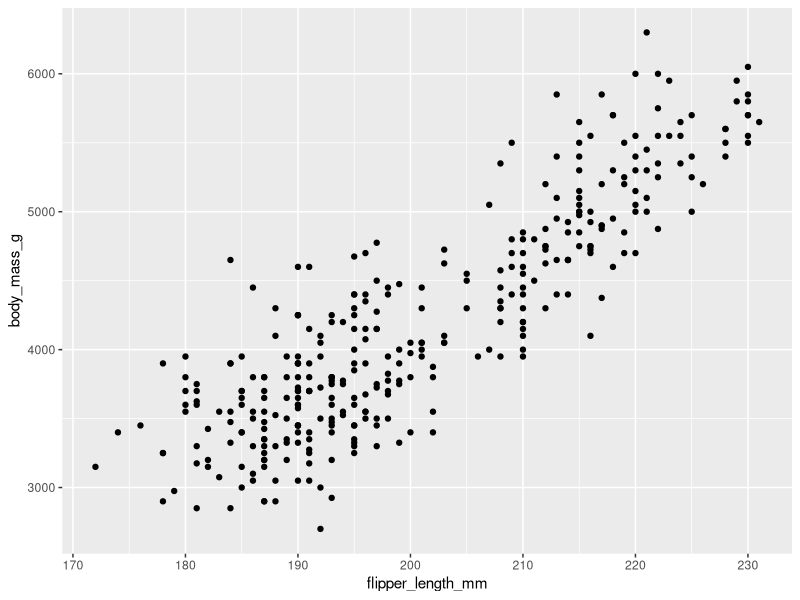
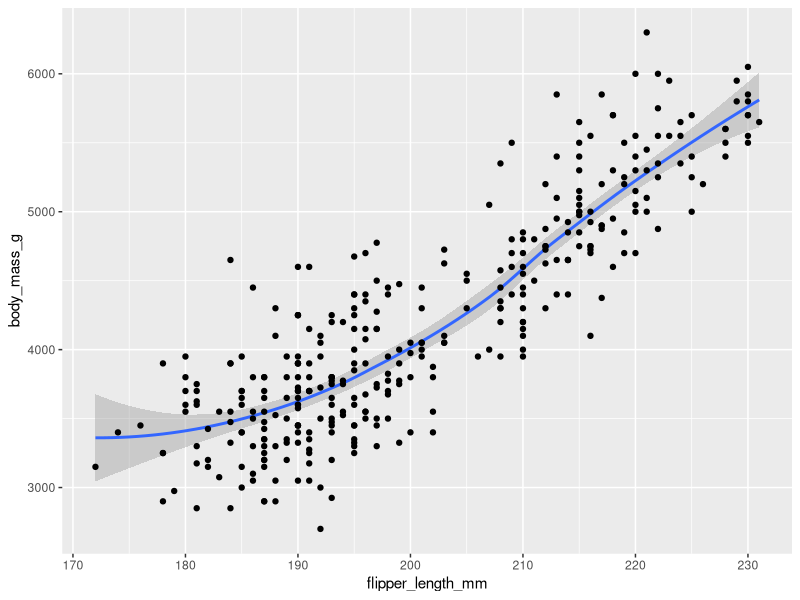
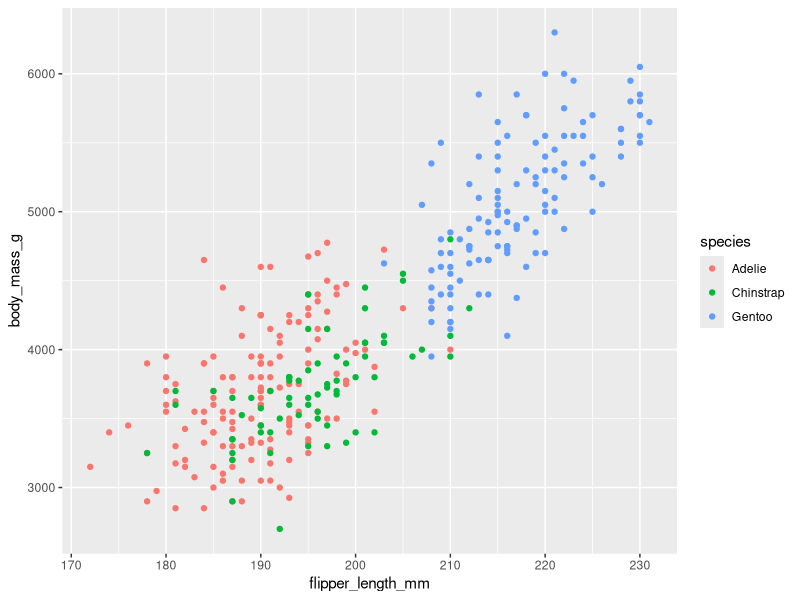
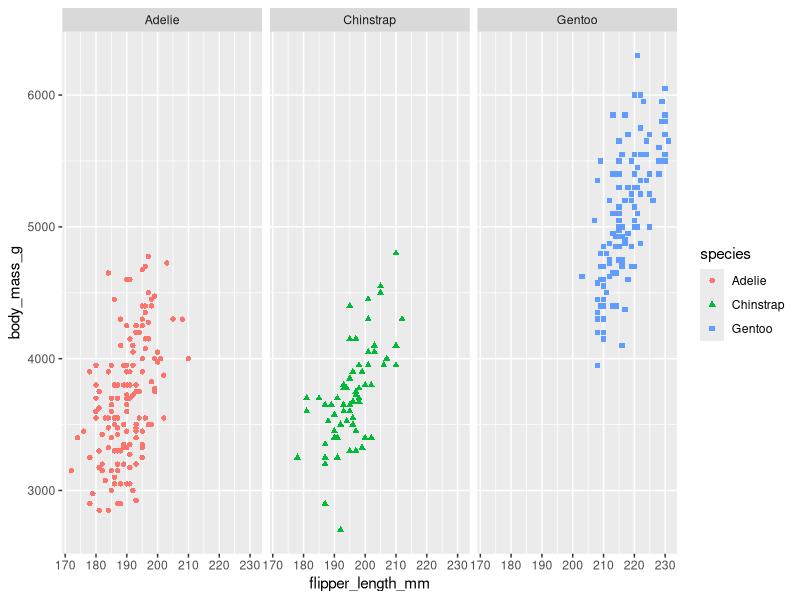
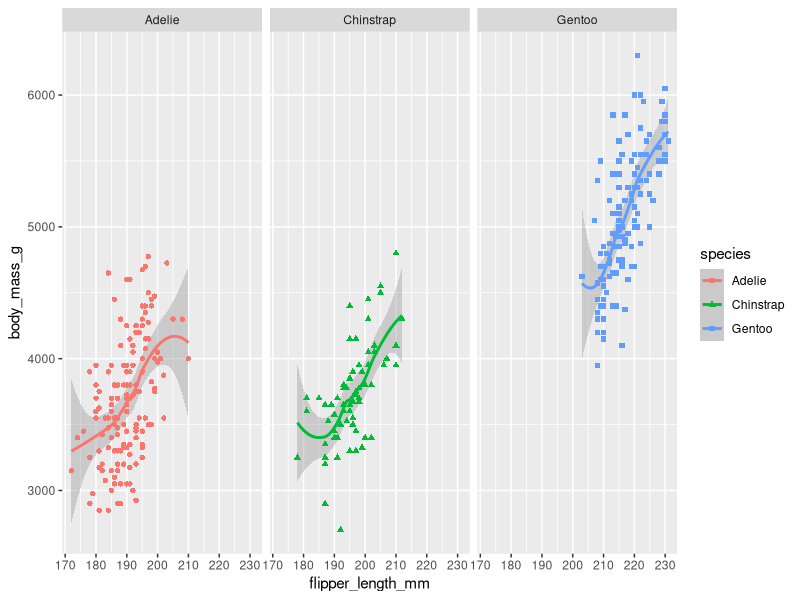
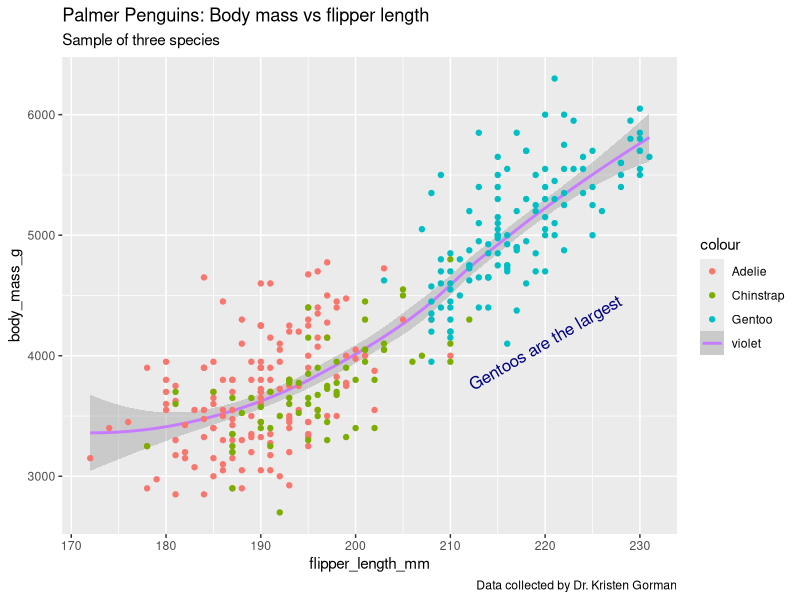
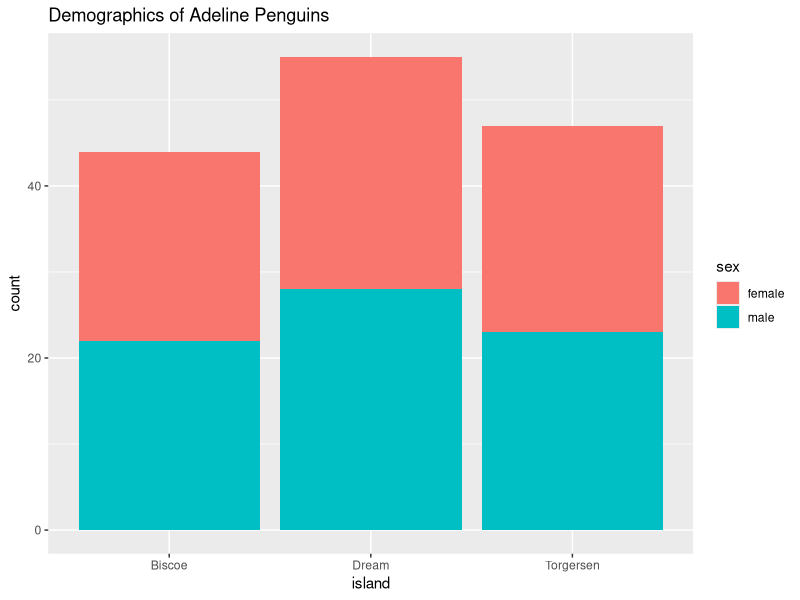
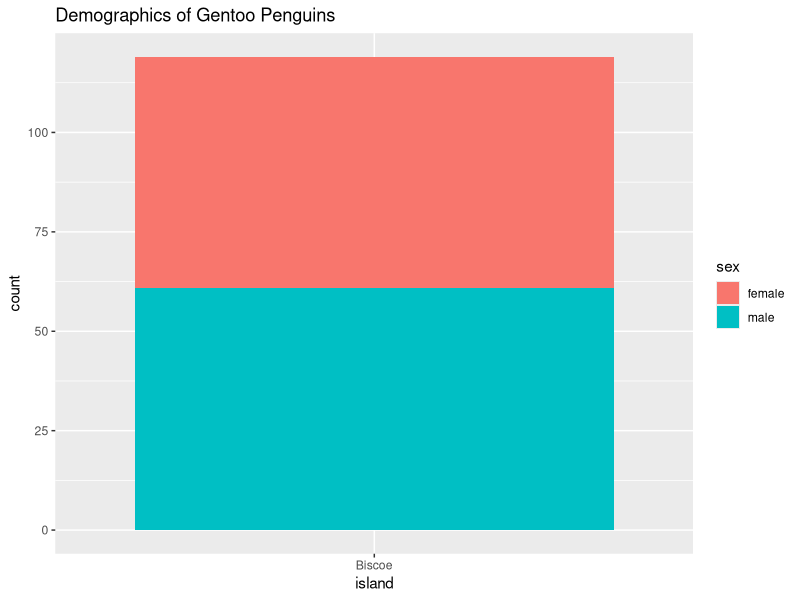

The R script that drew these images, in order:
## ---- chunk 1
library(tidyverse)
library(palmerpenguins)
## ---- chunk 2
View(penguins)
## ---- chunk 3
head(penguins)
## ---- chunk 4
colnames((penguins))
## ---- chunk 5
summary(penguins)
## ---- chunk 6
glimpse(penguins)
## ---- chunk 7
penguins %>% arrange(bill_length_mm)
## ---- chunk 8
penguins %>% arrange(-bill_length_mm)
## ---- chunk 9
penguins %>% group_by(island) %>%  drop_na() %>% 
  summarise(avg_bill_len_mm = mean(bill_length_mm)) 
## ---- chunk 10
penguins %>% group_by(species) %>%  drop_na() %>% 
  summarise(avg_bill_len_mm = mean(bill_length_mm)) 
## ---- chunk 11
penguins %>% group_by(island) %>%  drop_na() %>% 
  summarise(max_bill_len_mm = max(bill_length_mm))
## ---- chunk 12
penguins %>% group_by(island) %>%  drop_na() %>% 
  summarise(max_body_mass_kg= max(body_mass_g) / 1000)
## ---- chunk 13
penguins %>% group_by(species) %>%  drop_na() %>% 
  summarise(max_body_mass_kg= max(round(body_mass_g/1000,2)))
## ---- chunk 14
penguins %>% group_by(island, species) %>%  drop_na() %>%
  summarise(min_bill_len_mm = min(bill_length_mm),
            avg_bill_len_mm = round(mean(bill_length_mm),2),
            max_bill_len_mm = max(bill_length_mm),
            std_bill_len_mm = sd(bill_length_mm))
## ---- chunk 15
adelie_penguins <- penguins %>%  
  filter(species == "Adelie") %>%  drop_na()
summary(adelie_penguins)
## ---- chunk 16
gentoo_penguins <- penguins %>%  
  filter(species == "Gentoo") %>%  drop_na()
summary(gentoo_penguins)
## ---- chunk 17
chinstrap_penguins <- penguins %>%  
  filter(species == "Chinstrap") %>%  drop_na()
summary(chinstrap_penguins)
## ---- chunk 18
dream_island <- penguins %>% 
  filter(island == "Dream") %>% drop_na()
summary(dream_island)
## ---- chunk 19
biscoe_island <- penguins %>% 
  filter(island == "Biscoe") %>%  drop_na()
summary(biscoe_island)
## ---- chunk 20
torgersen_island <- penguins %>% 
  filter(island == "Torgersen") %>%  drop_na()
summary(torgersen_island)
## ---- chunk 21
ggplot(data = penguins, mapping = aes(x = flipper_length_mm, y = body_mass_g)) + 
   geom_point()
## ---- chunk 22
ggplot(data = penguins, mapping = aes(x = flipper_length_mm, y = body_mass_g)) + 
  geom_smooth() + geom_point()
## ---- chunk 23
ggplot(data=penguins) +
  geom_point(mapping = aes(x=flipper_length_mm ,y=body_mass_g, colour = species))
## ---- chunk 24
ggplot(data=penguins) +
  geom_point(mapping = aes(x=flipper_length_mm ,y=body_mass_g, colour = species, shape = species)) +  facet_wrap(~species)
## ---- chunk 25
ggplot(data=penguins, mapping = aes(x=flipper_length_mm ,y=body_mass_g, colour = species, shape = species))  +
  geom_smooth() + geom_point() + facet_wrap(~species)
## ---- chunk 26
ggplot(data=penguins) +
  geom_smooth(mapping = aes(x=flipper_length_mm,y=body_mass_g,colour= "violet")) +
  geom_point(mapping = aes(x=flipper_length_mm ,y=body_mass_g, colour = species)) +
  labs(title = "Palmer Penguins: Body mass vs flipper length",
       subtitle = "Sample of three species", 
       caption = "Data collected by Dr. Kristen Gorman") + 
  annotate("text",x= 220, y= 4110,label="Gentoos are the largest",
           colour= "navyblue", font_face="bold",size=4.3, angle= 30)
## ---- chunk 27
ggplot(data = adelie_penguins) +
  geom_bar(mapping = aes(x = island,fill = sex)) +
  labs(title = "Demographics of Adeline Penguins ")
## ---- chunk 28
ggplot(data = gentoo_penguins) +
  geom_bar(mapping = aes(x = island,fill = sex)) +
  labs(title = "Demographics of Gentoo Penguins ")
## ---- chunk 29
ggplot(data = chinstrap_penguins) +
  geom_bar(mapping = aes(x = island,fill = sex)) +
  labs(title = "Demographics of Chinstrap Penguins ")
## ---- chunk 30
ggplot(data = biscoe_island) + 
  geom_bar(mapping = aes(x = species, fill = sex))
## ---- chunk 31
ggplot(data = dream_island) + 
  geom_bar(mapping = aes(x = species, fill = sex))
## ---- chunk 32
ggplot(data = torgersen_island) + 
  geom_bar(mapping = aes(x = species, fill = sex))
